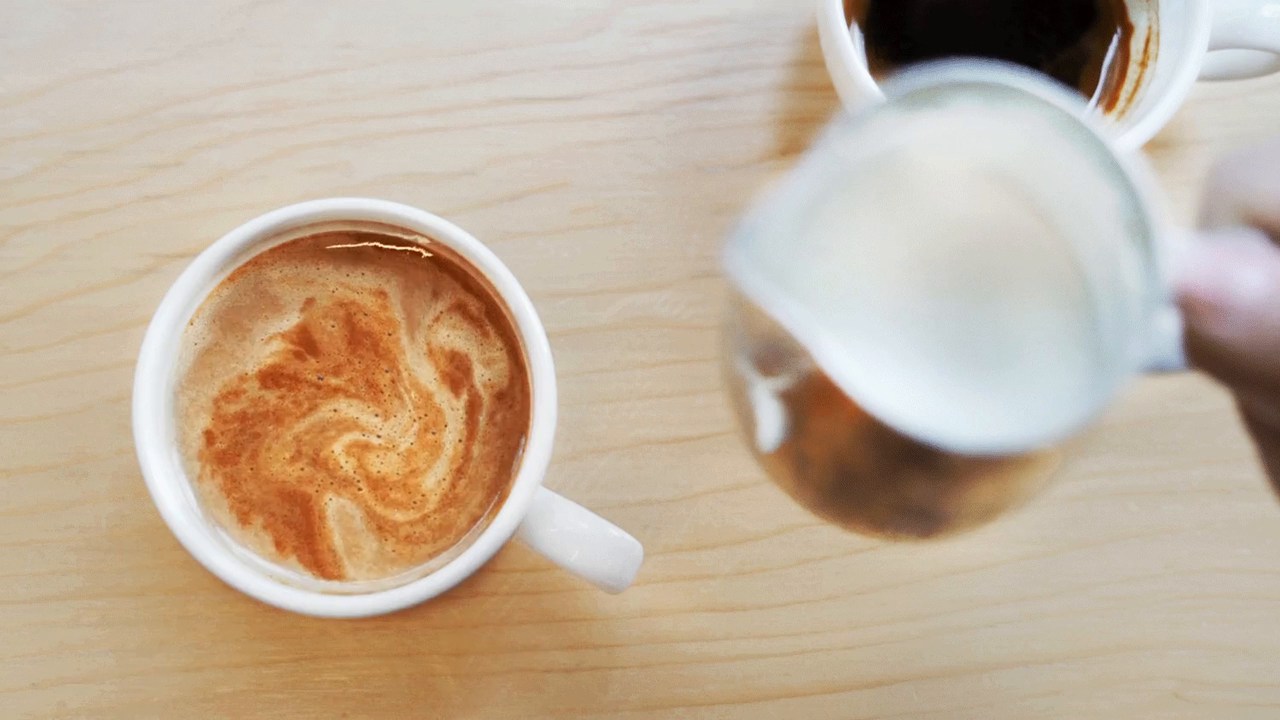
#> input picture frame 6 of Resources/coffee.mp4, 1280 x 720 px
$ python video.py
#> lines starting #> are read from the running program, lines starting #| are printed output that depends on the picture
import cv2

frameWidth = 640
frameHeight = 480
video = cv2.VideoCapture("Resources/coffee.mp4")

# video.set(10,1000)

while True:
    success, img = video.read()
#> img is the input picture: shape (720, 1280, 3); mean B, G, R 155.8, 176, 194
    try:
        img = cv2.resize(img, (frameWidth, frameHeight))
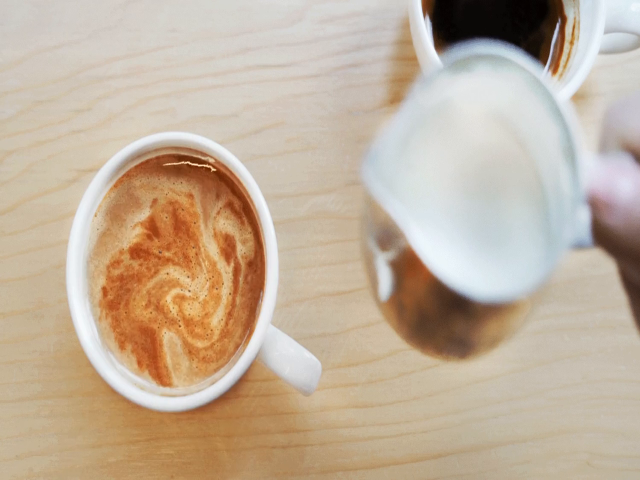
#> img: shape (480, 640, 3); mean B, G, R 155.8, 176, 194
    except:
        exit()
    cv2.imshow("Result", img)
    if cv2.waitKey(1) and 0xFF == ord('q'):
#> (key q is pressed here)
        break

$ run again, starting later in the video
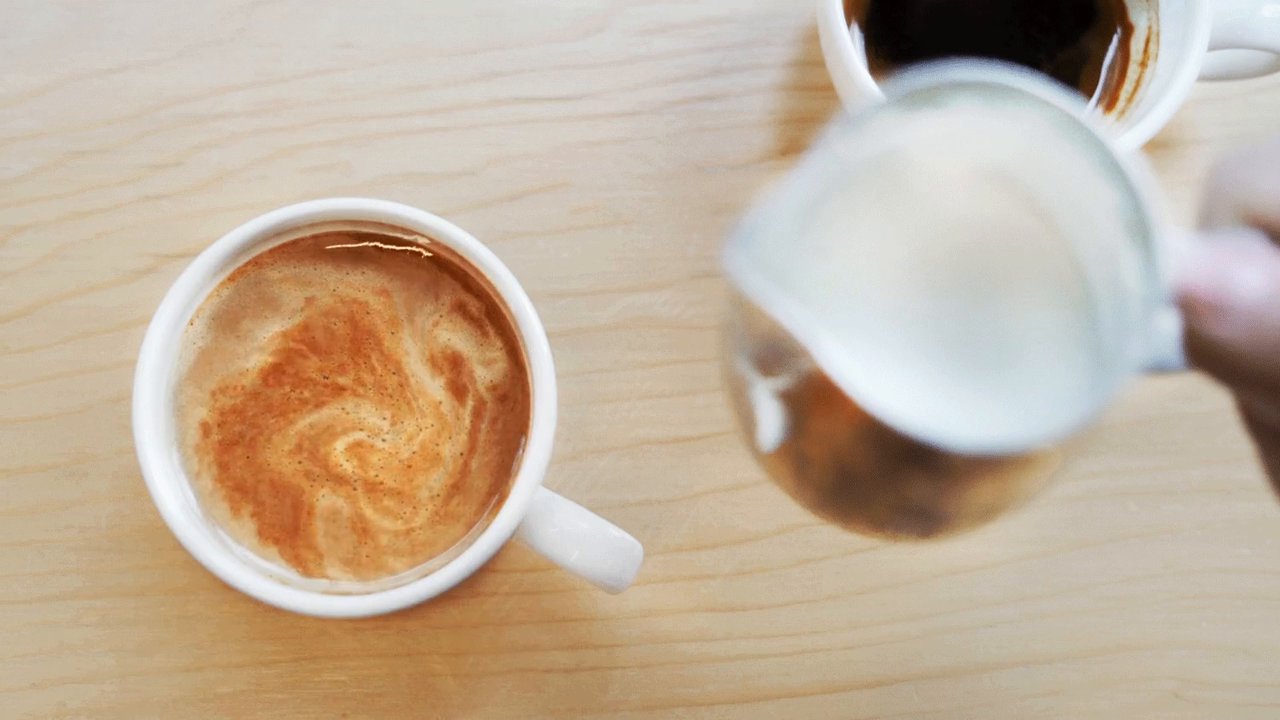
#> input picture frame 27 of Resources/coffee.mp4, 1280 x 720 px
#> img is the input picture: shape (720, 1280, 3); mean B, G, R 155.7, 176.1, 194
#> `img = cv2.resize(img, (frameWidth, frameHeight))`:
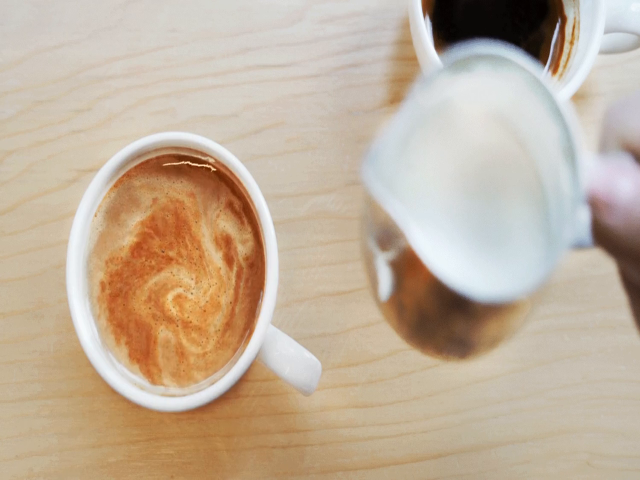
#> img: shape (480, 640, 3); mean B, G, R 155.7, 176.1, 194

$ run again, starting later in the video
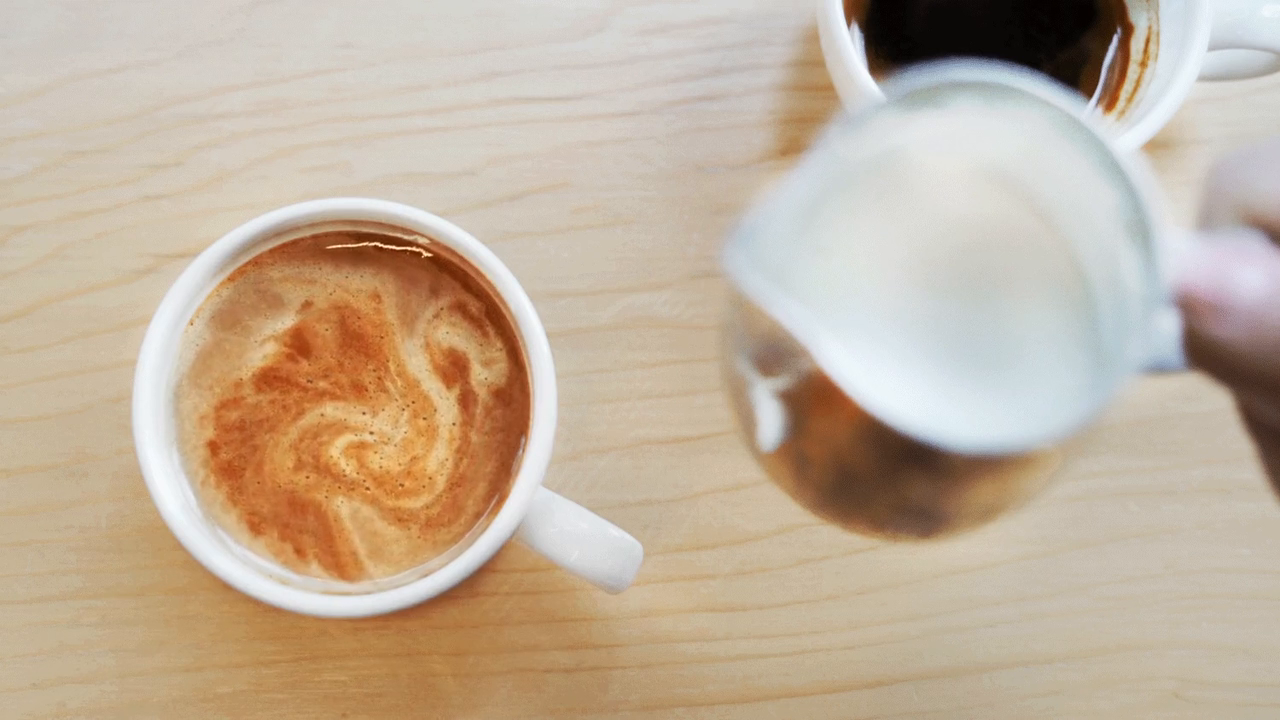
#> input picture frame 49 of Resources/coffee.mp4, 1280 x 720 px
#> img is the input picture: shape (720, 1280, 3); mean B, G, R 155.6, 176.1, 193.9
#> `img = cv2.resize(img, (frameWidth, frameHeight))`:
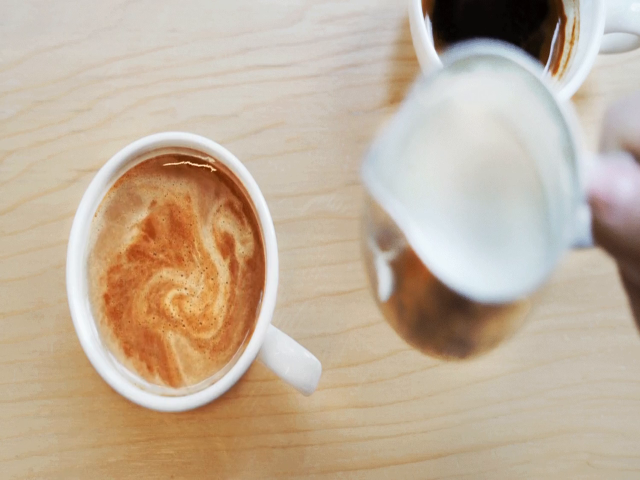
#> img: shape (480, 640, 3); mean B, G, R 155.6, 176.1, 193.9
